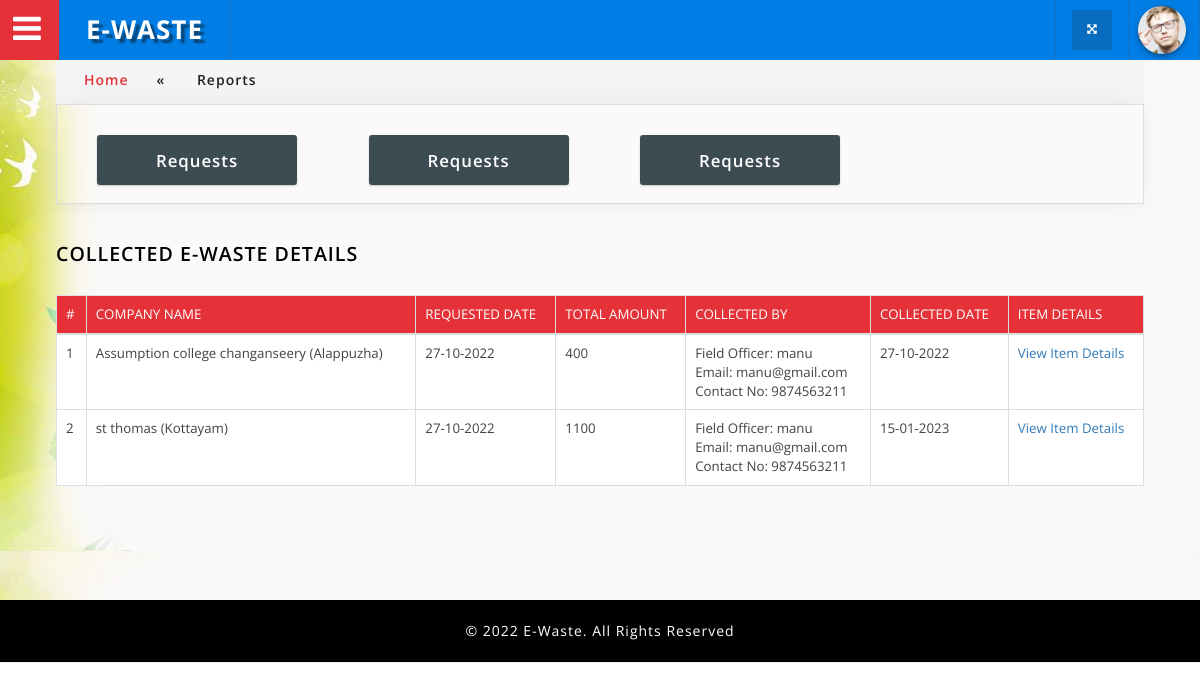
Screenshot of /admin/report_home.php?type=collected (signed in) with the database file from the repository.
### tables this page shows
CREATE TABLE IF NOT EXISTS `selling_request` (
`request_id` int(11) NOT NULL,
  `comp_email` varchar(200) NOT NULL,
  `req_date` date NOT NULL,
  `req_status` varchar(10) NOT NULL
);

CREATE TABLE IF NOT EXISTS `customers` (
`cust_id` int(11) NOT NULL,
  `com_cat_id` int(11) NOT NULL,
  `pincode` varchar(10) NOT NULL,
  `company_name` varchar(50) NOT NULL,
  `location` varchar(50) NOT NULL,
  `state` varchar(50) NOT NULL,
  `city` varchar(50) NOT NULL,
  `phone` varchar(20) NOT NULL,
  `added_by` varchar(100) NOT NULL,
  `email` varchar(60) NOT NULL
);

CREATE TABLE IF NOT EXISTS `employee` (
`emp_id` int(11) NOT NULL,
  `employee_type` varchar(200) NOT NULL,
  `emp_name` varchar(50) NOT NULL,
  `phone` varchar(50) NOT NULL,
  `gender` varchar(10) NOT NULL,
  `city` varchar(30) NOT NULL,
  `email` varchar(50) NOT NULL,
  `district` varchar(30) NOT NULL
);

CREATE TABLE IF NOT EXISTS `schedule_employee` (
`sch_emp_id` int(11) NOT NULL,
  `req_id` int(11) NOT NULL,
  `emp_id` int(11) NOT NULL,
  `sch_date` date NOT NULL,
  `collected_date` date DEFAULT NULL,
  `sch_status` varchar(10) NOT NULL
);

### connectionclass.php (called while the page is built, shortened)
<?php
class Connectionclass
{
    public $db = null;
    public function open()
    {
        $dbname = "ewaste";
        $this->db = mysqli_connect("localhost", "root", "", $dbname)
            or die('Error connecting to MySQL server.');
    }
    public function GetTable($qry)
    {
        try {
            $result = mysqli_query($this->db, $qry);
            if ($result) {
                $data = array();
                while ($row = mysqli_fetch_assoc($result)) {
                    $data[] = $row;
                }
                return $data;
            } else {
                throw new Exception(mysqli_error($this->db));
            }
        } catch (Exception $e) {
            return $e->getMessage();
        } finally {
            mysqli_close($this->db);
        }
    }
}
?>

### admin/report_collected.php (the view)
<?php
$newtable="select * from selling_request r inner join customers c inner join schedule_employee e inner join employee y on r.comp_email=c.email where r.req_status='collected' and e.req_id=r.request_id and e.sch_status='completed' and e.emp_id=y.emp_id";
$newresult=$obj->GetTable($newtable);
if($newresult!=NULL)
{
?>
               <h3 class="w3_inner_tittle two"> Collected E-Waste Details</h3>
            <div class="agile-tables">
                      <table class="table table-bordered table-responsive">
              <thead>
                <tr>
                  <th>#</th>
                  <th>Company Name</th>
                  <th>Requested Date</th>
                  <th>Total Amount</th>
                  <th>Collected By</th>
                          <th>Collected Date</th>
                  <th>Item Details</th>
                </tr>
              </thead>
              <tbody>
<?php
$i=0;
foreach($newresult as $row)
{
  $i++;
  ?>              <tr>
                  <td><?php echo $i; ?></td>
                  <td><?php echo $row['company_name']?> (<?php echo $row['location']?>)</td>
                  <td><?php echo date('d-m-Y',strtotime($row["req_date"])); ?></td>
                  <td><?php
                     $itemdata="select * from request_items where req_id=".$row['request_id'];
                     $unt=$obj->GetTable($itemdata);
                     $amt=0;
                     foreach ($unt as $k)
                     {
                       $amt=$amt+$k['amount'];
                     }
                     echo $amt;
                     ?>
                  </td>
                  <td><?php echo "Field Officer: ".$row['emp_name']?><br><?php echo "Email: ".$row['email']."<br>Contact No: ".$row['phone']; ?></td>
                   <td><?php echo date('d-m-Y',strtotime($row["collected_date"])); ?></td>
                  <td><a href="viewitems.php?req_id=<?php echo $row['request_id']; ?>&type=collected">View Item Details</a></td>
                </tr>
    <?php } ?>
              </tbody>
            </table>
                </div>
                 <?php }
                 else
                          {
                   ?>
             <h3 class="w3_inner_tittle two"> No Details Found</h3>
             <?php
                  } ?>

### admin/header.php (shortened to what this page needs)
<!DOCTYPE html>
<html lang="zxx">
<head>
<link href="css/bootstrap.css" rel="stylesheet" type="text/css" media="all" />
<link rel="stylesheet" type="text/css" href="css/table-style.css" />
<link rel="stylesheet" type="text/css" href="css/basictable.css" />
<link href="css/component.css" rel="stylesheet" type="text/css" media="all" />
<link href="css/style_grid.css" rel="stylesheet" type="text/css" media="all" />
<link href="css/style.css" rel="stylesheet" type="text/css" media="all" />
<link href="css/font-awesome.css" rel="stylesheet">
</head>
<?php
require_once('../ConnectionClass.php');
$obj=new Connectionclass();
?>
<body>
<div class="wthree_agile_admin_info">
		  <div class="w3_agileits_top_nav">
			<ul id="gn-menu" class="gn-menu-main">
				<li class="gn-trigger">
					<a class="gn-icon gn-icon-menu"><i class="fa fa-bars" aria-hidden="true"></i><span>Menu</span></a>
				</li>
                <li class="second logo"><h1><a href="adminhome.php"><i class="fa fa-graduation-cap" aria-hidden="true"></i>E-Waste </a></h1>
                </li>
					<li class="second admin-pic" style="float: right">
				       <ul class="top_dp_agile">
									<li class="dropdown profile_details_drop">
										<a href="#" class="dropdown-toggle" data-toggle="dropdown" aria-expanded="false">
											<div class="profile_img">
												<span class="prfil-img"><img src="images/admin.jpg" alt=""> </span>
											</div>
										</a>
									</li>
						</ul>
				</li>
				<li class="second full-screen">
					<section class="full-top">
						<button id="toggle"><i class="fa fa-arrows-alt" aria-hidden="true"></i></button>
					</section>
				</li>
			</ul>
		</div>

### admin/report_home.php
<?php
require_once('header.php');
$type=$_REQUEST['type'];
?>
				<div class="inner_content" style="background-image: url(images/home1.png);">
						<div class="w3l_agileits_breadcrumbs">
							<div class="w3l_agileits_breadcrumbs_inner">
								<ul>
									<li><a href="adminhome.php">Home</a><span>«</span></li>
									<li>Reports</li>
								</ul>
							</div>
						</div>
					<div class="inner_content_w3_agile_info two_in" style="margin-top: 0em;">
					  <?php
					  	require_once('report_header.php');
					  ?>
					  <?php
					  if($type=='new')
					  {
					  	require_once('report_new.php');
					  }
					  elseif($type=='progressed')
					  {
					  	require_once('report_progressed.php');
					  }
					  elseif($type=='collected')
					  {
					  	require_once('report_collected.php');
					  }
					  ?>
				    </div>
				</div>
		<?php
		require_once('footer.php');
		?>

### admin/report_header.php
<div class="buttons_w3ls_agile">
	<div class="button_set_one three agile_info_shadow" style="min-height: 100px; padding: 0em;">
	<div class="col-md-3">
			<div id="holder">
				<a href="report_home.php?type=new">
				<div class="button">
					<p class="btnText">Requests</p>
					<div class="btnTwo">
					  <p class="btnText2">New</p>
					</div>
				 </div>
				</a>
			</div>
	</div>
	<div class="col-md-3">
			<div id="holder">
				<a href="report_home.php?type=progressed">
				<div class="button">
					<p class="btnText">Requests</p>
					<div class="btnTwo">
					  <p class="btnText2">Ongoing</p>
					</div>
				 </div>
				</a>
			</div>
	</div>
	<div class="col-md-3">
			<div id="holder">
				<a href="report_home.php?type=collected">
				<div class="button">
					<p class="btnText">Requests</p>
					<div class="btnTwo">
					  <p class="btnText2">Done</p>
					</div>
				 </div>
				 </a>
			</div>
	</div>
	<div class="col-md-3">
	</div>
	</div>
	<div class="clearfix"></div>
</div>

### admin/footer.php (shortened to what this page needs)
<div class="copyrights">
	 <p>© 2022 E-Waste. All Rights Reserved </p>
</div>
</body>
</html>

### admin/css/table-style.css (style rules this page uses)
table { background: white; border-collapse: collapse; margin: 1.25em 0 0; width: 100%; }
table tr, table th, table td { border: none; border-bottom: 1px solid #e8e8e8; font-size: .95em; }
table th, table td { padding: 10px 12px; text-align: left; }
table th { background: #e53238; color: #fff; text-transform: uppercase; }
table tr td { background: #f3faff; color: #424242; }
table tr:nth-of-type(2n+2) td { background: #ffffff; }
table { width: 100%; }
.table { margin: 30px 0; border-collapse: collapse; border-spacing: 0; empty-cells: show; border: 1px solid #e0e0e0; }
.table td, .table th { border-left: 1px solid #e0e0e0; border-width: 0 0 0 1px; font-size: inherit; margin: 0; overflow: visible; padding: 0.5em 1em; font-weight: normal; }
.table td:first-child, .table th:first-child { border-left-width: 0; }
.table thead, .table tfoot { background-color: #f05050; color: #fff; text-align: left; vertical-align: bottom; }
.table thead td, .table tfoot td, .table thead th, .table tfoot th { border-color: #fff; }
.table td { background-color: transparent; }

### admin/css/component.css (style rules this page uses)
*, *:after, *::before { -webkit-box-sizing: border-box; -moz-box-sizing: border-box; box-sizing: border-box; }
.gn-menu-main ul { margin: 0; padding: 0; list-style: none; text-transform: none; }
.gn-menu-main { top: 0; left: 0; width: 100%; height: 60px; font-size: 13px; position: fixed; }
.w3_agileits_top_nav { background: #007ee5; color: #fff; top: 0; left: 0; width: 100%; height: 60px; font-size: 13px; position: fixed; z-index: 999; }
.gn-menu-main a { display: block; height: 100%; color: #fff; text-decoration: none; cursor: pointer; }
.gn-menu-main > li { display: block; float: left; height: 100%; border-right: 1px solid #1372bf; text-align: center; }
li.second { padding: 0 7px; }
li.second.logo { padding: 0 26px; }
i.fa.fa-bars { color: #fff; }
.gn-menu-main li.gn-trigger { position: relative; width: 60px; -webkit-touch-callout: none; -webkit-user-select: none; -khtml-user-select: none; -moz-user-select: none; -ms-user-select: none; user-select: none; background: #e53238; color: #fff; padding: 5px 8px 0 0; font-size: 2.5em; }
.gn-menu-main > li:last-child { float: right; border-left: 1px solid #1372bf; }
.gn-menu-main > li > a { text-transform: uppercase; letter-spacing: 1px; font-weight: bold; }
.gn-menu-main:after { display: table; clear: both; content: ""; }
@media (max-width:1280px) { .gn-menu-main li.gn-trigger { position: relative; width: 60px; -webkit-touch-callout: none; -webkit-user-select: none; -khtml-user-select: none; -moz-user-select: none; -ms-user-select: none; user-select: none; background: #e53238; color: #fff; padding: 5px 4px 0 0; font-size: 2.5em; } }

### rows the page displays
selling_request: customers.company_name "Assumption college changanseery", customers.location "Alappuzha", req_date "27-10-2022", amt "400", employee.emp_name "manu", employee.email "manu@gmail.com", employee.phone "9874563211", schedule_employee.collected_date "27-10-2022"
selling_request: customers.company_name "st thomas", customers.location "Kottayam", req_date "27-10-2022", amt "1100", employee.emp_name "manu", employee.email "manu@gmail.com", employee.phone "9874563211", schedule_employee.collected_date "15-01-2023"
